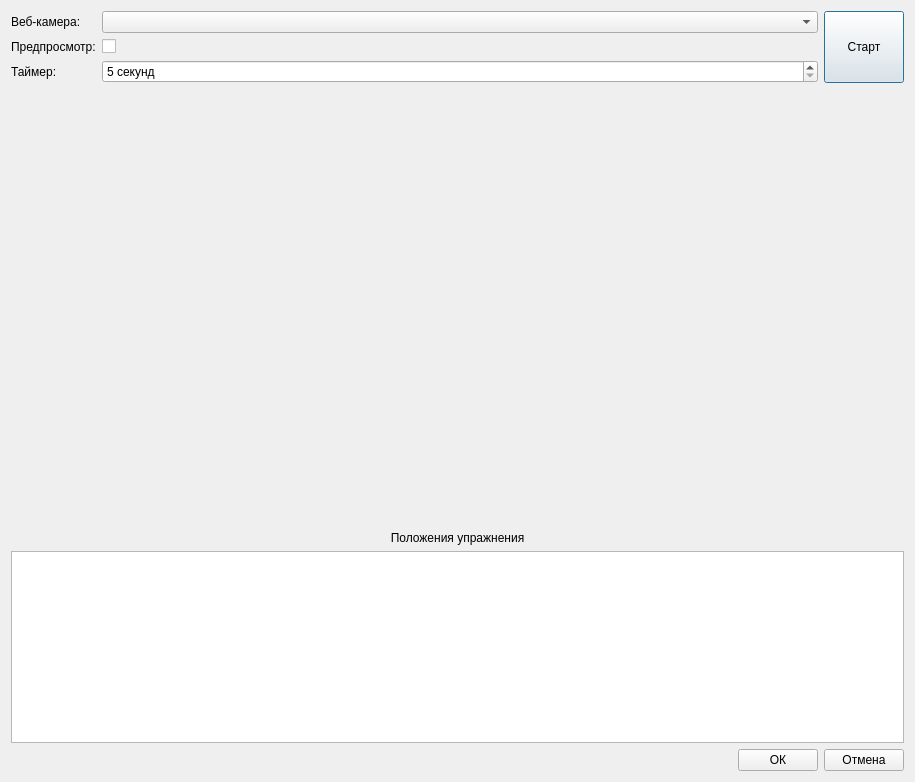
<?xml version="1.0" encoding="UTF-8"?>
<ui version="4.0">
 <class>ExerciseEditor</class>
 <widget class="QDialog" name="ExerciseEditor">
  <property name="geometry">
   <rect>
    <x>0</x>
    <y>0</y>
    <width>915</width>
    <height>782</height>
   </rect>
  </property>
  <property name="windowTitle">
   <string>Создание упражнения</string>
  </property>
  <layout class="QVBoxLayout" name="verticalLayout">
   <item>
    <layout class="QHBoxLayout" name="detection_layout">
     <item>
      <layout class="QFormLayout" name="control_layout">
       <item row="0" column="0">
        <widget class="QLabel" name="camera_label">
         <property name="sizePolicy">
          <sizepolicy hsizetype="Preferred" vsizetype="Preferred">
           <horstretch>0</horstretch>
           <verstretch>0</verstretch>
          </sizepolicy>
         </property>
         <property name="text">
          <string>Веб-камера:</string>
         </property>
        </widget>
       </item>
       <item row="0" column="1">
        <widget class="QComboBox" name="camera_combo_box">
         <property name="sizePolicy">
          <sizepolicy hsizetype="Expanding" vsizetype="Fixed">
           <horstretch>0</horstretch>
           <verstretch>0</verstretch>
          </sizepolicy>
         </property>
        </widget>
       </item>
       <item row="1" column="0">
        <widget class="QLabel" name="preview_label">
         <property name="sizePolicy">
          <sizepolicy hsizetype="Preferred" vsizetype="Preferred">
           <horstretch>0</horstretch>
           <verstretch>0</verstretch>
          </sizepolicy>
         </property>
         <property name="text">
          <string>Предпросмотр:</string>
         </property>
        </widget>
       </item>
       <item row="1" column="1">
        <widget class="QCheckBox" name="preview_check_box"/>
       </item>
       <item row="2" column="0">
        <widget class="QLabel" name="timer_label">
         <property name="text">
          <string>Таймер:</string>
         </property>
        </widget>
       </item>
       <item row="2" column="1">
        <widget class="QSpinBox" name="timer_spin_box">
         <property name="suffix">
          <string> секунд</string>
         </property>
         <property name="minimum">
          <number>5</number>
         </property>
         <property name="maximum">
          <number>60</number>
         </property>
         <property name="value">
          <number>5</number>
         </property>
        </widget>
       </item>
      </layout>
     </item>
     <item>
      <widget class="QPushButton" name="detection_button">
       <property name="enabled">
        <bool>true</bool>
       </property>
       <property name="sizePolicy">
        <sizepolicy hsizetype="Preferred" vsizetype="Minimum">
         <horstretch>0</horstretch>
         <verstretch>0</verstretch>
        </sizepolicy>
       </property>
       <property name="text">
        <string>Старт</string>
       </property>
      </widget>
     </item>
    </layout>
   </item>
   <item>
    <widget class="QLabel" name="detection_image">
     <property name="sizePolicy">
      <sizepolicy hsizetype="Expanding" vsizetype="Expanding">
       <horstretch>0</horstretch>
       <verstretch>0</verstretch>
      </sizepolicy>
     </property>
     <property name="text">
      <string/>
     </property>
     <property name="scaledContents">
      <bool>false</bool>
     </property>
     <property name="alignment">
      <set>Qt::AlignCenter</set>
     </property>
    </widget>
   </item>
   <item>
    <widget class="QLabel" name="pose_list_label">
     <property name="sizePolicy">
      <sizepolicy hsizetype="Preferred" vsizetype="Preferred">
       <horstretch>0</horstretch>
       <verstretch>0</verstretch>
      </sizepolicy>
     </property>
     <property name="text">
      <string>Положения упражнения</string>
     </property>
     <property name="alignment">
      <set>Qt::AlignCenter</set>
     </property>
    </widget>
   </item>
   <item>
    <widget class="QListWidget" name="pose_list">
     <property name="sizePolicy">
      <sizepolicy hsizetype="Expanding" vsizetype="Preferred">
       <horstretch>0</horstretch>
       <verstretch>0</verstretch>
      </sizepolicy>
     </property>
    </widget>
   </item>
   <item>
    <layout class="QHBoxLayout" name="dialog_button_layout">
     <item>
      <spacer name="horizontalSpacer">
       <property name="orientation">
        <enum>Qt::Horizontal</enum>
       </property>
       <property name="sizeHint" stdset="0">
        <size>
         <width>40</width>
         <height>20</height>
        </size>
       </property>
      </spacer>
     </item>
     <item>
      <widget class="QPushButton" name="accept_button">
       <property name="text">
        <string>ОК</string>
       </property>
      </widget>
     </item>
     <item>
      <widget class="QPushButton" name="cancel_button">
       <property name="text">
        <string>Отмена</string>
       </property>
      </widget>
     </item>
    </layout>
   </item>
  </layout>
 </widget>
 <resources/>
 <connections/>
</ui>
